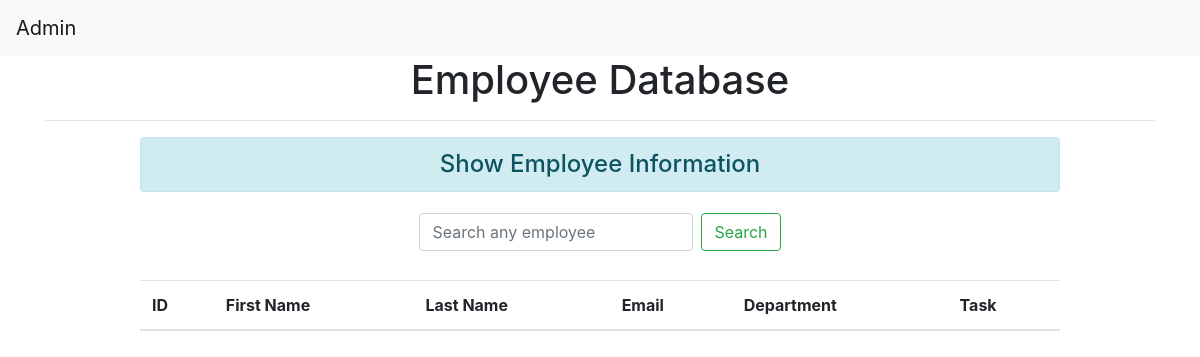
The app's page /employee/, older data.
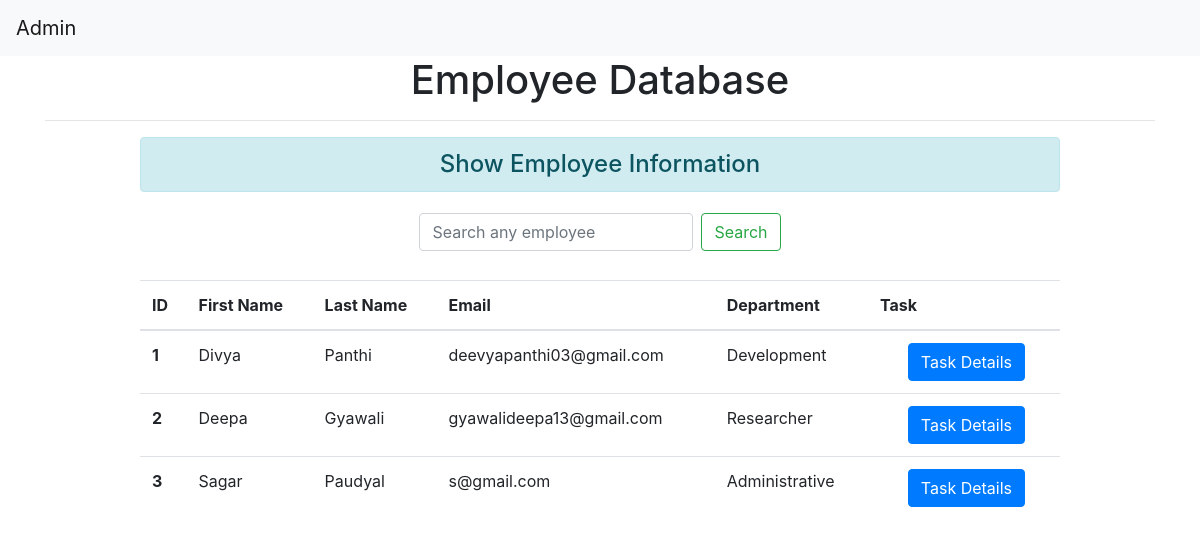
The same page, newer data.
### employees/models.py (models this page shows, shortened)
class Employee(models.Model):
    GENDER_CHOICES = [
        ('M', 'Male'),
        ('F', 'Female'),
    ]
    Departments = [
        ('s', 'Select'),
        ('d1', 'Development'),
        ('d2', 'Researcher'),
        ('d3', 'Administrative')
    ]
    first_name = models.CharField(max_length=100)
    last_name = models.CharField(max_length=100)
    date_of_birth = models.DateField()
    email_id = models.EmailField(max_length=255)
    phone_num = models.CharField(max_length=13)
    gender = models.CharField(choices=GENDER_CHOICES, max_length=1, default='M')
    date_of_birth = models.DateField()
    department = models.CharField(choices=Departments, max_length=10, default='s')
    employee_address = models.CharField(max_length=200)
    date_joined = models.DateTimeField(default=timezone.now)

### employees/views.py (the view)
# urls.py: path('', views.home, name='homepage'),
def home(request):
    employees = Employee.objects.all()
    return render(request, 'employees/home.html', {'employees': employees})

### templates/employees/home.html
{% extends 'employees/base.html' %}
{% block content %}
<header class="container">
    <div class="row">
        <div class="col-lg-12">
            <h1 class="text-center"> Employee Database </h1>
            <hr>
        </div>
    </div>
</header>
<section class="container">
    <div class="row">
        <div class="col-sm-10 offset-1">
            <h4 class="text-center alert alert-info"> Show Employee Information </h4>
            <form method="get" action="{% url 'search' %}" class="form-inline d-flex justify-content-center" >
                <input class="form-control mr-sm-2" type="search" placeholder="Search any employee" aria-label="Search" name="query" id="search">
                <button class="btn btn-outline-success my-2 my-sm-0" type="submit" >Search</button> <br> <br>
            </form>
            <br>
            <table class="table table-hover">
                  <thead>
                    <tr>
                        <th scope="col">ID</th>
                        <th scope="col"> First Name</th>
                        <th scope="col"> Last Name</th>
                        <th scope="col">Email</th>
                        <th scope="col">Department</th>
                        <th scope="col" colspan="2">Task </th>
                    </tr>
                  </thead>
                  <tbody>
                    {% for employee in employees %}
                        <tr>
                            <th scope="row">{{ employee.id }}</th>
                            <td> {{ employee.first_name }} </td>
                            <td> {{ employee.last_name }} </td>
                            <td> {{ employee.email_id }} </td>
                            <td> {{ employee.get_department_display }} </td>
                            {% if task.task_urgency == 'H' %}
                                <td span style="color: red"> {{ task.get_task_urgency_display }} </td>
                            {% elif task.task_urgency == 'N'%}
                                <td span style="color: #ffbf00 "> {{ task.get_task_urgency_display }} </td>
                            {% else %}
                                <td span style="color: green "> {{ task.get_task_urgency_display }} </td>
                            {% endif %}
                            <td>
                                <a class="btn btn-primary" href="{% url 'task_detail' employee.id %}"> Task Details </a>
                            </td>
                        </tr>
                    {% endfor %}
                  </tbody>
            </table>
        </div>
    </div>
</section>
{% endblock %}

### templates/employees/base.html (shortened to what this page needs)
<!doctype html>
<html lang="en">
  <head>
    <link rel="stylesheet" href="https://stackpath.bootstrapcdn.com/bootstrap/4.5.2/css/bootstrap.min.css">
  </head>
  <body>
    <nav class="navbar navbar-expand-lg navbar-light bg-light">
        <a class="navbar-brand" href="/admin">Admin</a>
    </nav>
    {% block content %}
    {% endblock %}
  </body>
</html>

Row changes from the older to the newer data that the page shows:
added Employee: id "1", first_name "Divya", last_name "Panthi", email_id "deevyapanthi03@gmail.com", department "Development"
added Employee: id "2", first_name "Deepa", last_name "Gyawali", email_id "gyawalideepa13@gmail.com", department "Researcher"
added Employee: id "3", first_name "Sagar", last_name "Paudyal", email_id "s@gmail.com", department "Administrative"
